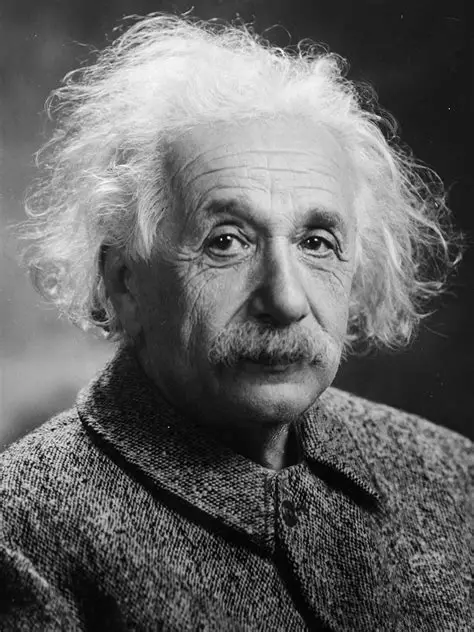
#> input picture Img/albert_einstein.webp, 474 x 632 px, found by its file name
$ python RotationImplement2.py
#> lines starting #> are read from the running program, lines starting #| are printed output that depends on the picture
import cv2
import matplotlib.pyplot as plt
import numpy as np

def f_bilinear_interpolation(row, col, I):
    # Tọa độ x (cột) của điểm trái và phải
    left_column = int(col)
    right_column = left_column + 1

    # Tính trọng số bên trái và phải
    weight_right = col - left_column
    weight_left = right_column - col
    top_row = int(row)
    bottom_row = top_row + 1
    weight_top = bottom_row - row
    weight_bottom = row - top_row

    # Tính linear interpolation cho đoạn cuối
    if top_row >= 0 and bottom_row < I.shape[0] and left_column >= 0 and right_column < I.shape[1]:
        a = weight_left * I[top_row, left_column] + weight_right * I[top_row, right_column]
        b = weight_left * I[bottom_row, left_column] + weight_right * I[bottom_row, right_column]
        g = weight_top * a + weight_bottom * b
        return np.uint8(g)
    else:
        return 0

# Hàm lấy rowMax, rowMin, colMax, colMin, H, W của source image
def f_getExtents(T, rowMax, colMax):
    cords = np.array([[0, 0], [0, colMax - 1], [rowMax - 1, 0], [rowMax - 1, colMax - 1]])
    A_dash = T.dot(cords.T)
    mins = A_dash.min(axis=1)
    maxs = A_dash.max(axis=1)
    min_row = np.int64(np.floor(mins[0]))
    min_col = np.int64(np.floor(mins[1]))
    max_row = np.int64(np.ceil(maxs[0]))
    max_col = np.int64(np.ceil(maxs[1]))

    # Tính H, W của source image
    H, W = max_row - min_row + 1, max_col - min_col + 1

    return min_row, min_col, max_row, max_col, H, W

# Hàm áp dụng phép biến đổi lên ảnh
def f_transform(T, I_gray):
    min_row, min_col, max_row, max_col, H, W = f_getExtents(T, I_gray.shape[0], I_gray.shape[1])
    Tinv = np.linalg.inv(T)
    I2 = np.zeros((H, W), dtype='uint8')
    for new_i in range(min_row, max_row):
        for new_j in range(min_col, max_col):
            P_dash = np.array([new_i, new_j])
            P = Tinv.dot(P_dash)
            i, j = P[0], P[1]
            if i < 0 or i >= numRows or j < 0 or j >= numCols:
                pass
            else:
                g = f_bilinear_interpolation(i, j, I_gray)
                I2[new_i - min_row, new_j - min_col] = g
    return I2

if __name__ == '__main__':
    grayImage = r"C:\Users\DELL INSPIRON 5530\PycharmProjects\PythonProject\OpenCV\Img\albert_einstein.webp"
    I_gray = cv2.imread(grayImage, cv2.IMREAD_GRAYSCALE)
#> I_gray: shape (632, 474); min 0, max 255, mean 100.5

    numRows = I_gray.shape[0]
#> numRows = 632
    numCols = I_gray.shape[1]
#> numCols = 474

    a = -90

    cos_a = np.cos(np.deg2rad(a))
    sin_a = np.sin(np.deg2rad(a))

    R = np.array([[cos_a, -sin_a], [sin_a, cos_a]])

    I2 = f_transform(R, I_gray)
#> the loop in f_transform, `for new_i in range(min_row, max_row):` made 474 passes
#> after the loop in f_transform, `for new_i in range(min_row, max_row):`:
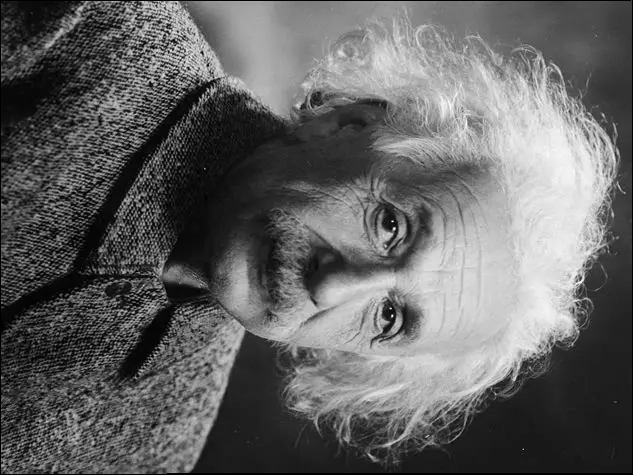
#> I2: shape (475, 633); min 0, max 254, mean 99.5
    plt.imshow(I2, cmap='gray')
    plt.show()
